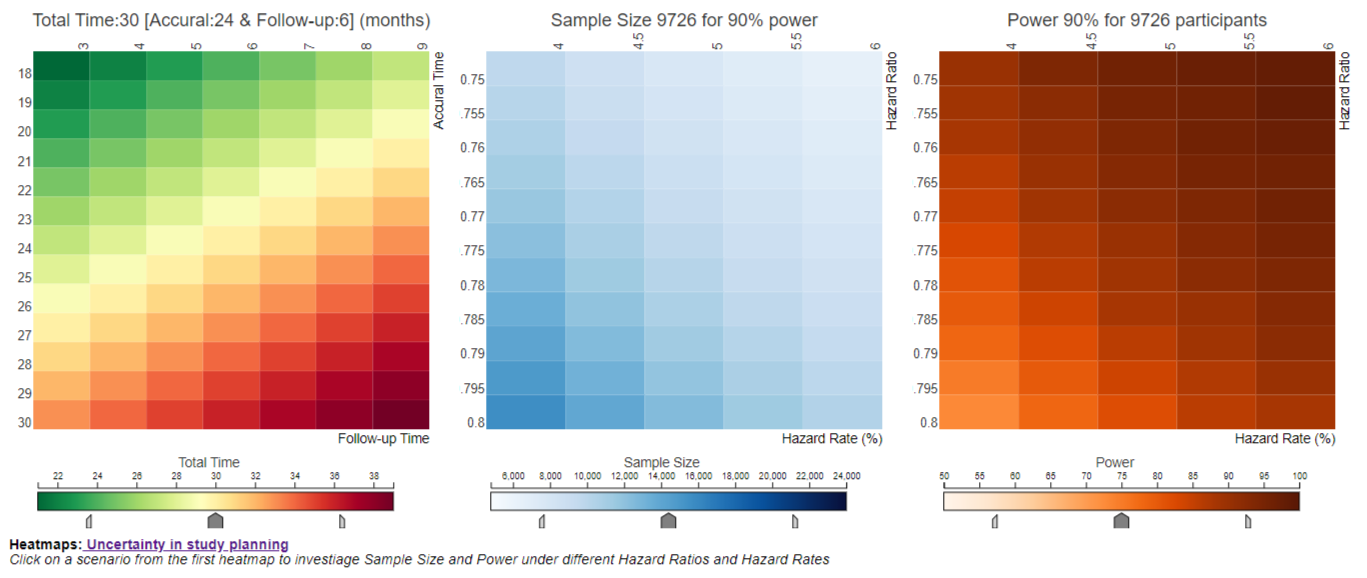

Here is the R script that generated this plot:
# packages
library(tidyverse)
library(RColorBrewer)
library(rlc)

# data
d1 <- read.csv("https://raw.githubusercontent.com/agstn/heatmaps_rlc/main/data_sample.csv") %>% 
   select(AccrualTime, FollowUpTime, HazardRatio, HazardRate = hazard_rate, Power, NTotal) %>% 
   mutate(TotalTime = AccrualTime + FollowUpTime, .after = FollowUpTime)

d2 <- read.csv("https://raw.githubusercontent.com/agstn/heatmaps_rlc/main/data_power.csv") %>% 
   select(AccrualTime, FollowUpTime, HazardRatio, HazardRate = hazard_rate, Power, NTotal) %>% 
   mutate(TotalTime = AccrualTime + FollowUpTime, .after = FollowUpTime,
          Power = round(100*Power,0))

d_all <- left_join(
   d1    %>% select(-Power),
   d2    %>% select(-NTotal)) %>% 
   group_nest(AccrualTime, FollowUpTime, TotalTime) %>%
   rowwise() %>% 
   mutate(data_ss = list( data %>% 
                             select(-Power) %>% 
                             pivot_wider(names_from  = HazardRate,
                                         values_from = NTotal) %>% 
                             select(HazardRatio, `4`:`6`) %>% 
                             column_to_rownames(var = 'HazardRatio')),
          data_pw = list( data %>% 
                             select(-NTotal) %>% 
                             pivot_wider(names_from  = HazardRate,
                                         values_from = Power) %>% 
                             select(HazardRatio, `4`:`6`) %>% 
                             column_to_rownames(var = 'HazardRatio'))
   )

# HEATMAP MATRIX
d_time <- d_all %>% 
   select(contains("Time")) %>% 
   distinct() %>%
   pivot_wider(names_from  = FollowUpTime,
               values_from = TotalTime) %>%
   column_to_rownames(var = 'AccrualTime')


# LAYOUT
openPage(useViewer=FALSE, layout="table1x3" )

AT <- 24
FT <- 6
SS <- NA
PW <- NA

# FIG 1
lc_heatmap(
   dat(
      value = d_time,
      title = str_glue("Total Time:{AT + FT} [Accural:{AT} & Follow-up:{FT}] (months)"),
      on_click = function(k) { 
         AT <<- rownames(d_time)[k[1]] %>% as.numeric()          
         FT <<- colnames(d_time)[k[2]] %>% as.numeric() 
         updateCharts("Fig1") # Title
         updateCharts("Fig2") # Sample Size
         updateCharts("Fig3") # Power
      }
   ),
   chartId = "Fig1",
   rowTitle = "Accural Time",
   colTitle = "Follow-up Time",
   palette = rev(brewer.pal(11, "RdYlGn")),
   colourDomain = c(21, 39),
   paddings = list(top = 50, left = 30, bottom = 30, right = 30),
   showPanel  = FALSE,
   showLegend = FALSE,
   place = "A1"
)

lc_colourSlider(chart = "Fig1",
                chartId = "Fig_S1",
                place = "A1",
                width = 450,
                title = "Total Time",
                titleSize = 15, titleY = 12,
                paddings = list(top = 35, left = 35, bottom = 10, right = 20))

# FIG 2
lc_heatmap(
   dat(value = d_all %>% 
          filter(AccrualTime == AT, FollowUpTime == FT) %>% 
          pull(data_ss) %>% 
          .[[1]],
       on_click = function(k) {
          data_ss <- d_all %>% 
             filter(AccrualTime == AT, FollowUpTime == FT) %>% 
             pull(data_ss) %>% 
             .[[1]]
          
          SS     <<- data_ss[k[1],k[2]]
          updateCharts("Fig2")
       },
       title = str_glue("Sample Size {ifelse(is.na(SS),'[click a cell]',SS)} for 90% power")
   ),
   chartId = "Fig2",
   rowTitle = "Hazard Ratio",
   colTitle = "Hazard Rate (%)",
   palette = brewer.pal(9, "Blues"),
   colourDomain = c(4800, 24000),
   paddings = list(top = 50, left = 30, bottom = 30, right = 30),
   showValue = FALSE,
   showPanel  = FALSE,
   showLegend = FALSE,
   place = "A2"
)

lc_colourSlider(chart = "Fig2",
                chartId = "Fig_S2",
                place = "A2",
                width = 450,
                title = "Sample Size",
                titleSize = 15, titleY = 12,
                paddings = list(top = 35, left = 35, bottom = 10, right = 20))

# FIG 3
lc_heatmap(
   dat(value = d_all %>%
          filter(AccrualTime == AT, FollowUpTime == FT) %>%
          pull(data_pw) %>%
          .[[1]],
       on_click = function(k) {
          data_pw <- d_all %>%
             filter(AccrualTime == AT, FollowUpTime == FT) %>%
             pull(data_pw) %>%
             .[[1]]

          PW     <<- data_pw[k[1],k[2]]
          updateCharts("Fig3")
       },
       title = str_glue("Power {ifelse(is.na(PW),'[click a cell]',PW)}% for 9726 participants")
   ),
   chartId = "Fig3",
   rowTitle = "Hazard Ratio",
   colTitle = "Hazard Rate (%)",
   palette = brewer.pal(9, "Oranges"),
   colourDomain = c(50, 100),
   paddings = list(top = 50, left = 30, bottom = 30, right = 30),
   showValue = FALSE,
   showPanel  = FALSE,
   showLegend = FALSE,
   place = "A3"
)

lc_colourSlider(chart = "Fig3",
                chartId = "Fig_S3",
                place = "A3",
                width = 450,
                title = "Power",
                titleSize = 15, titleY = 12,
                paddings = list(top = 35, left = 35, bottom = 10, right = 20))

lc_html(content = 
           "<b>Heatmaps:<a href='https://github.com/VIS-SIG/Wonderful-Wednesdays/tree/master/data/2022/2022-01-12'>
                       Uncertainty in study planning </a></b>
            <br> 
            <i>Click on a scenario from the first heatmap to investiage Sample Size and Power under different Hazard Ratios and Hazard Rates</i>")
